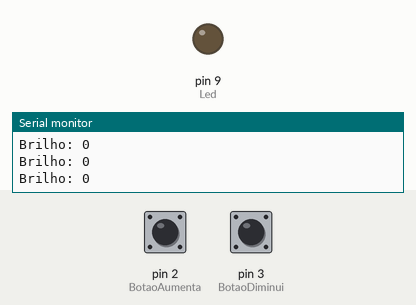
Simulated run of this sketch. Board: Arduino Uno, built with avr-gcc and run on an emulated ATmega328P. On the bench: output pins drawn as LEDs (lit = HIGH), the last lines printed to the serial monitor. The inputs (shaded band) are chosen by the test bench; at power-on: pin 2 (BotaoAumenta) LOW, pin 3 (BotaoDiminui) LOW.

Above: at 1.2 s.
1.3 s: pin 2 (BotaoAumenta) pulled HIGH for 1 s
At 1.65 s:
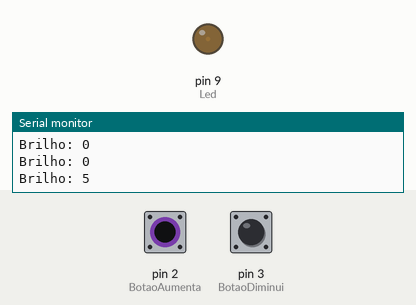
3.9 s: pin 2 (BotaoAumenta) pulled HIGH for 3.2 s
At 7.8 s:
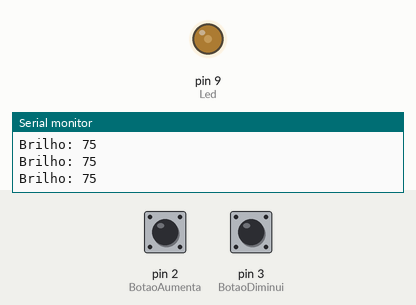
8.6 s: pin 2 (BotaoAumenta) pulled HIGH for 3.2 s
At 12.8 s:
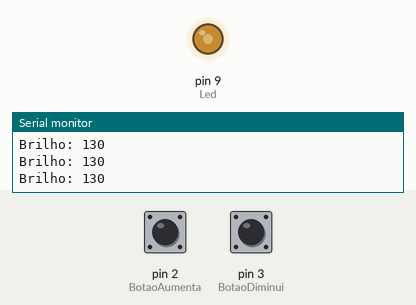
13.3 s: pin 3 (BotaoDiminui) pulled HIGH for 0.15 s
At 14.3 s:
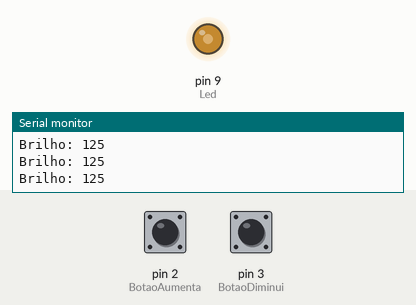
15.0 s: pin 2 (BotaoAumenta) pulled HIGH for 0.15 s
At 15.7 s:
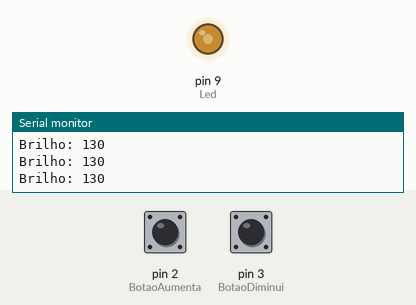
16.7 s: pin 3 (BotaoDiminui) pulled HIGH for 1 s
At 17.07 s:
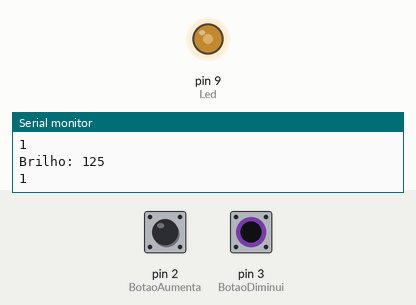
Timing chart, 0 to 19.7 s (numbered marks = the images above; inputs shaded):
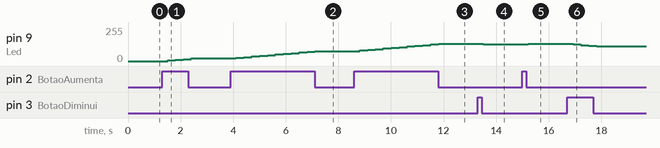

The sketch:

LedAumentaDiminui2Botao.ino
```cpp
// Definição dos pinos
int BotaoAumenta = 2;
int BotaoDiminui = 3;
int Led = 9;
int brilho = 0;
int incremento = 5;

void setup() {
  Serial.begin(9600);
  pinMode(BotaoAumenta, INPUT);
  pinMode(BotaoDiminui, INPUT);
  pinMode(Led, OUTPUT);
}

void loop() {

  int estadoBotaoAumenta = digitalRead(BotaoAumenta);
  int estadoBotaoDiminui = digitalRead(BotaoDiminui);


  if (estadoBotaoAumenta == HIGH) {
    brilho += incremento;
    if (brilho > 255) {
      brilho = 255;
    }
    delay(200);
  }

  if (estadoBotaoDiminui == HIGH) {
    brilho -= incremento;
        Serial.println(estadoBotaoDiminui);
    if (brilho < 0) {
      brilho = 0;
    }
    delay(200);
  }

  analogWrite(Led, brilho);

  Serial.print("Brilho: ");
  Serial.println(brilho);
  delay(100);
}
```

Measured:
- after the input at 1.3 s, pin 9 (Led): 0/255 → 5/255 after 0.20 s, → 10/255 0.30 s later, → 15/255 0.30 s later, → 20/255 0.30 s later
- after the input at 3.9 s, pin 9 (Led): moves from 20/255 to 75/255 over 3.0 s, starting after 0.21 s
- after the input at 8.6 s, pin 9 (Led): moves from 75/255 to 130/255 over 3.0 s, starting after 0.21 s
- after the input at 13.3 s, pin 9 (Led): 130/255 → 125/255 after 0.22 s
- after the input at 15.0 s, pin 9 (Led): 125/255 → 130/255 after 0.22 s
- after the input at 16.7 s, pin 9 (Led): 130/255 → 125/255 after 0.23 s, → 120/255 0.30 s later, → 115/255 0.30 s later, → 110/255 0.30 s later
